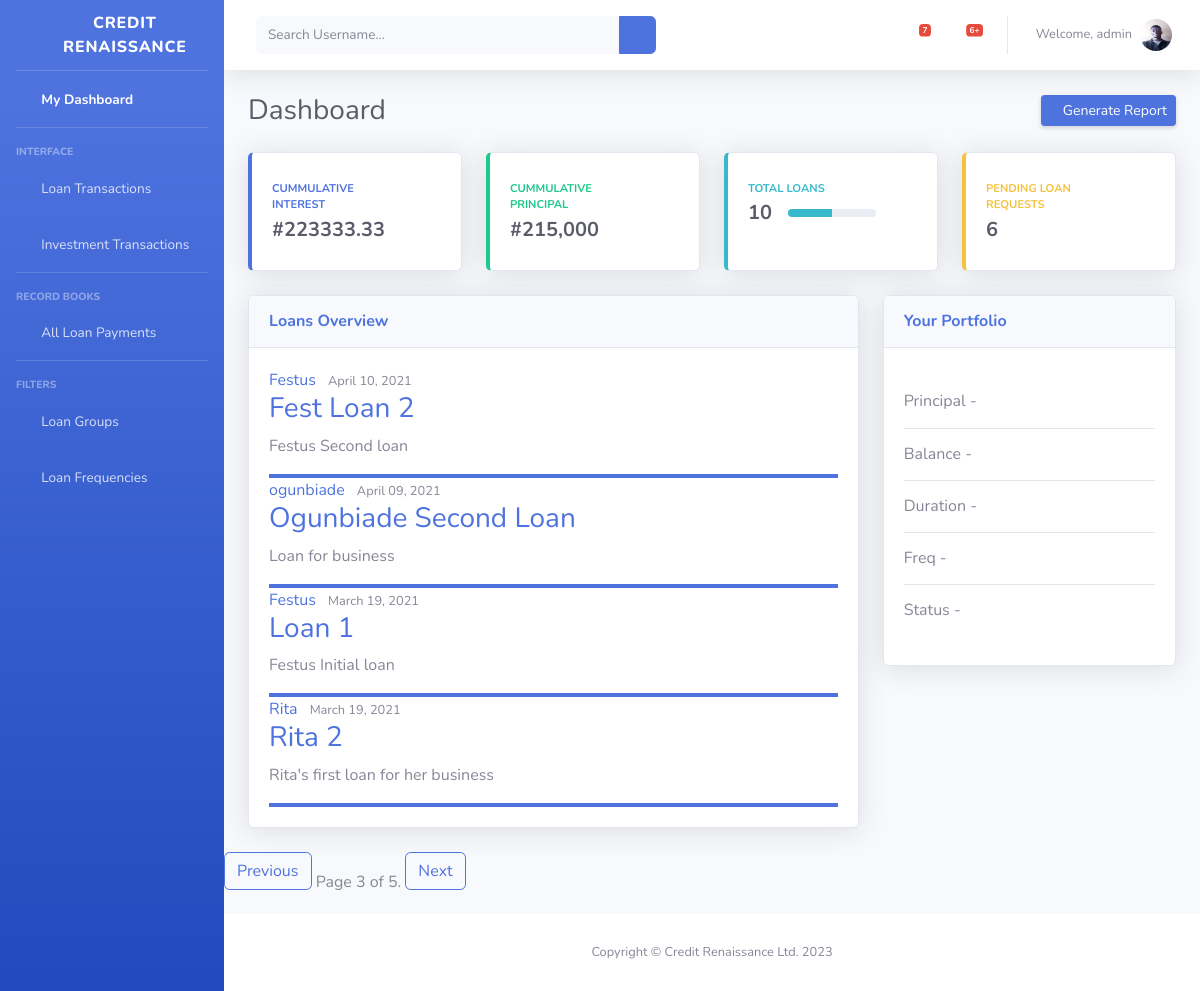
The app's page /dashboard/?page=3 (signed in), older data.
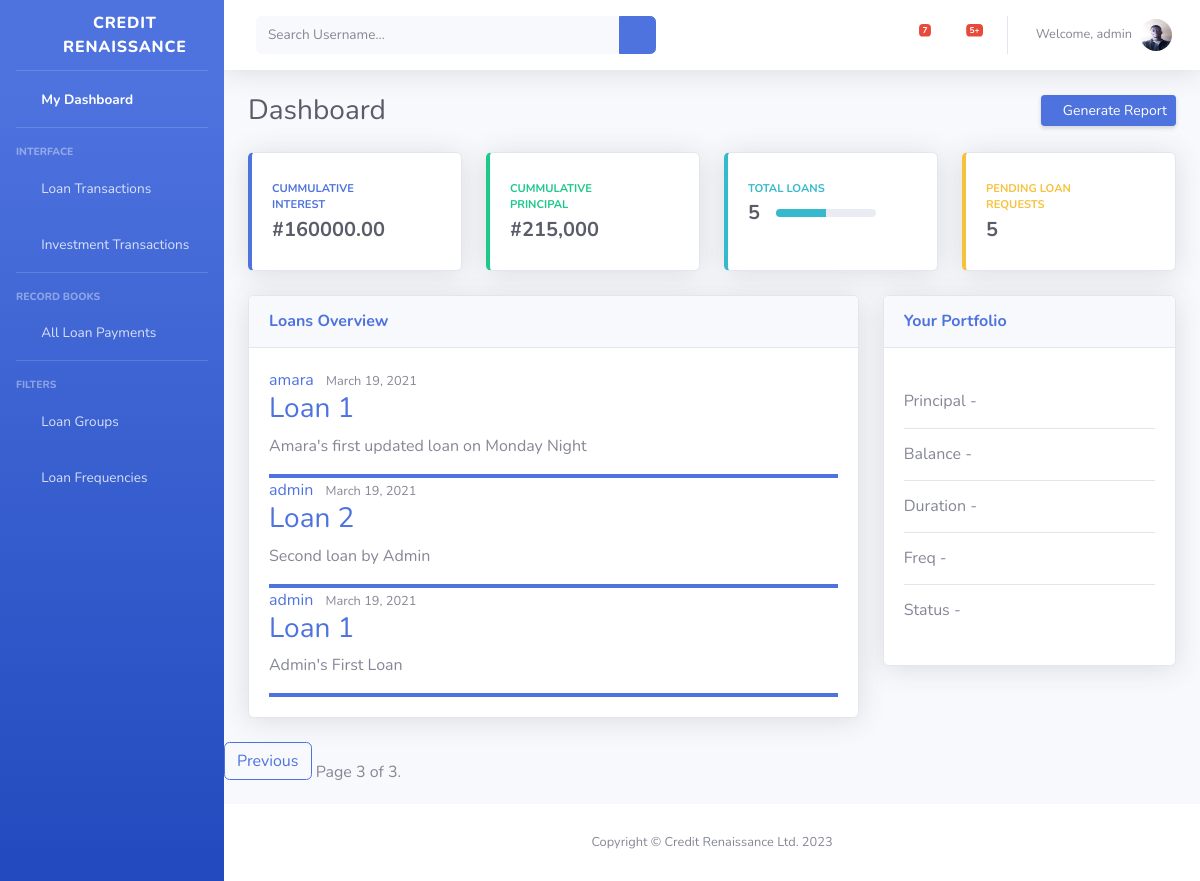
The same page, newer data.
### loan/models.py (models this page shows, shortened)
class Loan(models.Model):
	LOAN_STATUS = (
		('Complete', 'Complete'),
		('Incomplete', 'Incomplete'),
		)
	LOAN_REQUEST = (
			('Unapproved','Unapproved'),
			('Pending','Pending'),
			('Approved','Approved')
		)
	title = models.CharField(max_length=30, null='blank')
	slug = models.SlugField(max_length=200, default='title')
	start_date = models.DateTimeField(auto_now_add=True)
	end_date = models.DateTimeField(auto_now=True)
	principal = models.IntegerField(null='blank', default=100000)
	balance = models.FloatField(null='blank', default=100000)
	interest_rate = models.FloatField(default=0.1)
	tot_principal = models.CharField(max_length=30, null='blank')
	tot_interest = models.FloatField(max_length=30, null='blank', default=0.0)
	loan_duration = models.IntegerField( default=6)
	payment_status = models.CharField(max_length=30, choices=LOAN_STATUS, default='Incomplete')
	loan_request = models.CharField(max_length=30, choices=LOAN_REQUEST, default='Pending')
	group = models.ForeignKey(Group, null='blank', blank=True, on_delete=models.CASCADE, default=2,
							 related_name='batches')
	owner = models.ForeignKey(User, null='blank', on_delete=models.CASCADE,related_name='borrowers')
	description = models.TextField()
	frequency = models.IntegerField(null='blank', default=6)
	def __str__(self):
			return '{},{},{},{}, {}, {}'.format(self.owner, self.group, self.loan_request, self.payment_status,
						self.description, self.tot_interest)
	class Meta:
		ordering = ('-start_date',)
		index_together = (('id', 'slug'),)

### loan/decorators.py (the view)
	def wrapper_func(request, *args, **kwargs):
		group = None
		print('Group now is ', group)
		if request.user.groups.exists():
			group = request.user.groups.all()[0].name
		if group == 'customers':
			return redirect('user_page')
		if group == 'chairman':
			return redirect('loan-dashboard')
		elif group == 'staff' or group == 'chairman':
			return view_func(request, *args, **kwargs)

### loan/models.py (called while the page is built)
	def __str__(self):
			return self.title

### loan/templates/loan/dashboard.html (shortened to what the changed rows need)
{% extends 'loan/base.html' %}
{% block content %}
        <div id="content-wrapper" class="d-flex flex-column">
            <div id="content">
               {% include 'loan/nav.html' %}
                <div class="container-fluid">
                    <div class="d-sm-flex align-items-center justify-content-between mb-4">
                        <h1 class="h3 mb-0 text-gray-800">Dashboard</h1>
                    </div>
                    {% if user.username == 'raymond' or user.username == 'admin' %}
                    <div class="row">
                        <div class="col-xl-3 col-md-6 mb-4">
                            <div class="card border-left-primary shadow h-100 py-2">
                                <div class="card-body">
                                    <div class="row no-gutters align-items-center">
                                        <div class="col mr-2">
                                            <div class="text-xs font-weight-bold text-primary text-uppercase mb-1">
                                                Cummulative Interest</div>
                                            <div class="h5 mb-0 font-weight-bold text-gray-800">#{{ cumm_tot_interest }}</div>
                                        </div>
                                        <div class="col-auto">
                                            <i class="fas fa-calendar fa-2x text-gray-300"></i>
                                        </div>
                                    </div>
                                </div>
                            </div>
                        </div>
                        <div class="col-xl-3 col-md-6 mb-4">
                            <div class="card border-left-success shadow h-100 py-2">
                                <div class="card-body">
                                    <div class="row no-gutters align-items-center">
                                        <div class="col mr-2">
                                            <div class="text-xs font-weight-bold text-success text-uppercase mb-1">
                                                Cummulative Principal</div>
                                            <div class="h5 mb-0 font-weight-bold text-gray-800">#215,000</div>
                                        </div>
                                        <div class="col-auto">
                                            <i class="fas fa-dollar-sign fa-2x text-gray-300"></i>
                                        </div>
                                    </div>
                                </div>
                            </div>
                        </div>
                        <div class="col-xl-3 col-md-6 mb-4">
                            <div class="card border-left-info shadow h-100 py-2">
                                <div class="card-body">
                                    <div class="row no-gutters align-items-center">
                                        <div class="col mr-2">
                                            <div class="text-xs font-weight-bold text-info text-uppercase mb-1">Total Loans
                                            </div>
                                            <div class="row no-gutters align-items-center">
                                                <div class="col-auto">
                                                    <div class="h5 mb-0 mr-3 font-weight-bold text-gray-800">{{ tot_loans }}</div>
                                                </div>
                                                <div class="col">
                                                    <div class="progress progress-sm mr-2">
                                                        <div class="progress-bar bg-info" role="progressbar"
                                                            style="width: 50%" aria-valuenow="50" aria-valuemin="0"
                                                            aria-valuemax="100"></div>
                                                    </div>
                                                </div>
                                            </div>
                                        </div>
                                        <div class="col-auto">
                                            <i class="fas fa-clipboard-list fa-2x text-gray-300"></i>
                                        </div>
                                    </div>
                                </div>
                            </div>
                        </div>
                        <div class="col-xl-3 col-md-6 mb-4">
                            <div class="card border-left-warning shadow h-100 py-2">
                                <div class="card-body">
                                    <div class="row no-gutters align-items-center">
                                        <div class="col mr-2">
                                            <div class="text-xs font-weight-bold text-warning text-uppercase mb-1">
                                                Pending Loan Requests</div>
                                            <div class="h5 mb-0 font-weight-bold text-gray-800">{{ pending_loans }}</div>
                                        </div>
                                        <div class="col-auto">
                                            <i class="fas fa-comments fa-2x text-gray-300"></i>
                                        </div>
                                    </div>
                                </div>
                            </div>
                        </div>
                    </div>
                    {% endif %}
                    <div class="row">
                        <div class="col-xl-8 col-lg-7">
                            <div class="card shadow mb-4">
                                <div class="card-body">
                                    {% for loan in loans %}
                                    <article class="media content-section ">
                                        <div class="media-body border-bottom-primary">
                                            <div class=" article-metadata">
                                                <a class="mr-2" href="{% url 'user-loans' loan.owner.username %}">{{ loan.owner }}</a>
                                              <small class="text-muted">{{ loan.start_date|date:'F d, Y' }}</small>
                                              <h3><a class="article-title" href="{% url 'loan-detail' loan.id %}">{{ loan.title }}</a></h3>
                                              <p class="article-content">{{ loan.description }}</p>
                                            </div>
                                        </div>
                                    </article>
                                    {% empty %}
                                        <h3>Oops! </h3><br>
                                        <h6>No loan available.</h6>
                                    {% endfor %}
                                </div>
                            </div>
                        </div>
                    </div>
                </div>
                {% include "loan/pagination.html" with page=loans %}
            </div>
        </div>
    </div>
{% endblock content %}

### loan/templates/loan/nav.html (shortened to what this page needs)
 <nav class="navbar navbar-expand navbar-light bg-white topbar mb-4 static-top shadow">
    <form action="{% url 'search-index' %}" method="GET"
        class="d-none d-sm-inline-block form-inline mr-auto ml-md-3 my-2 my-md-0 mw-100 navbar-search">
        <div class="input-group">
            <input type="text" name="q" class="form-control bg-light border-0 small" placeholder="Search Username..."
                aria-label="Search" aria-describedby="basic-addon2">
            <div class="input-group-append">
                <button class="btn btn-primary" type="submit">
                    <i class="fas fa-search fa-sm"></i>
                </button>
            </div>
        </div>
    </form>
    <ul class="navbar-nav ml-auto">
        {% if user_role == 'staff' %}
        <li class="nav-item dropdown no-arrow mx-1">
            <a class="nav-link dropdown-toggle" href="#" id="messagesDropdown" role="button"
                data-toggle="dropdown" aria-haspopup="true" aria-expanded="false">
                <i class="fas fa-envelope fa-fw"></i>
                <span class="badge badge-danger badge-counter">7</span>
            </a>
        </li>
        {% endif %}
        <li class="nav-item dropdown no-arrow mx-1">
            <a class="nav-link dropdown-toggle" href="#" id="alertsDropdown" role="button"
                data-toggle="dropdown" aria-haspopup="true" aria-expanded="false">
                <i class="fas fa-bell fa-fw"></i>
                <span class="badge badge-danger badge-counter">{{ pending_loans }}+</span>
            </a>
        </li>
        <li class="nav-item dropdown no-arrow">
            <a class="nav-link dropdown-toggle" href="#" id="userDropdown" role="button"
                data-toggle="dropdown" aria-haspopup="true" aria-expanded="false">
                <span class="mr-2 d-none d-lg-inline text-gray-600 small">Welcome, {{ user }}</span>
                    <img class="img-profile rounded-circle" src="{{ user.profile.image.url }}" alt="profile pic">
            </a>
        </li>
    </ul>
</nav>

Row changes from the older to the newer data that the page shows:
removed Loan: owner "Festus", start_date "April 10, 2021", title "Fest Loan 2", description "Festus Second loan"
removed Loan: owner "ogunbiade", start_date "April 09, 2021", title "Ogunbiade Second Loan", description "Loan for business"
removed Loan: owner "Festus", start_date "March 19, 2021", title "Loan 1", description "Festus Initial loan"
no longer on this page (row unchanged): Loan: owner "Rita", start_date "March 19, 2021", title "Rita 2", description "Rita's first loan for her business"
now on this page (row unchanged): Loan: owner "amara", start_date "March 19, 2021", title "Loan 1", description "Amara's first updated loan on Monday Night"
now on this page (row unchanged): Loan: owner "admin", start_date "March 19, 2021", title "Loan 2", description "Second loan by Admin"
now on this page (row unchanged): Loan: owner "admin", start_date "March 19, 2021", title "Loan 1", description "Admin's First Loan"
Text that changed along with them:
{{ pending_loans }}: "6" → "5"
{{ cumm_tot_interest }}: "223333.33" → "160000.00"
{{ tot_loans }}: "10" → "5"
{{ page.paginator.num_pages }}: "5" → "3"
text no longer shown: "Next"
